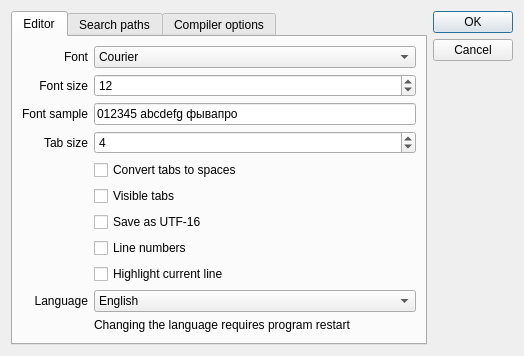
<?xml version="1.0" encoding="UTF-8"?>
<ui version="4.0">
 <class>PZST::PreferencesDialog</class>
 <widget class="QDialog" name="PreferencesDialog">
  <property name="geometry">
   <rect>
    <x>0</x>
    <y>0</y>
    <width>524</width>
    <height>338</height>
   </rect>
  </property>
  <property name="windowTitle">
   <string>Preferences</string>
  </property>
  <property name="windowIcon">
   <iconset resource="PZST.qrc">
    <normaloff>:/Icons/configure.png</normaloff>:/Icons/configure.png</iconset>
  </property>
  <layout class="QHBoxLayout" name="horizontalLayout">
   <item>
    <widget class="QTabWidget" name="tabWidget">
     <property name="currentIndex">
      <number>0</number>
     </property>
     <widget class="QWidget" name="tabWidgetPage1">
      <attribute name="title">
       <string>Editor</string>
      </attribute>
      <layout class="QGridLayout" name="gridLayout">
       <item row="0" column="0">
        <widget class="QLabel" name="label">
         <property name="text">
          <string>Font</string>
         </property>
         <property name="alignment">
          <set>Qt::AlignRight|Qt::AlignTrailing|Qt::AlignVCenter</set>
         </property>
        </widget>
       </item>
       <item row="0" column="1">
        <widget class="QFontComboBox" name="fontName">
         <property name="editable">
          <bool>false</bool>
         </property>
         <property name="fontFilters">
          <set>QFontComboBox::MonospacedFonts|QFontComboBox::ScalableFonts</set>
         </property>
        </widget>
       </item>
       <item row="1" column="1">
        <widget class="QSpinBox" name="fontSize">
         <property name="minimum">
          <number>8</number>
         </property>
         <property name="maximum">
          <number>24</number>
         </property>
         <property name="value">
          <number>12</number>
         </property>
        </widget>
       </item>
       <item row="1" column="0">
        <widget class="QLabel" name="label_2">
         <property name="text">
          <string>Font size</string>
         </property>
         <property name="alignment">
          <set>Qt::AlignRight|Qt::AlignTrailing|Qt::AlignVCenter</set>
         </property>
        </widget>
       </item>
       <item row="12" column="1">
        <spacer name="verticalSpacer">
         <property name="orientation">
          <enum>Qt::Vertical</enum>
         </property>
         <property name="sizeHint" stdset="0">
          <size>
           <width>20</width>
           <height>40</height>
          </size>
         </property>
        </spacer>
       </item>
       <item row="2" column="1">
        <widget class="QLineEdit" name="fontSample">
         <property name="text">
          <string>012345 abcdefg фывапро</string>
         </property>
        </widget>
       </item>
       <item row="2" column="0">
        <widget class="QLabel" name="label_3">
         <property name="text">
          <string>Font sample</string>
         </property>
         <property name="alignment">
          <set>Qt::AlignRight|Qt::AlignTrailing|Qt::AlignVCenter</set>
         </property>
        </widget>
       </item>
       <item row="3" column="1">
        <widget class="QSpinBox" name="tabSize">
         <property name="minimum">
          <number>2</number>
         </property>
         <property name="maximum">
          <number>20</number>
         </property>
         <property name="value">
          <number>4</number>
         </property>
        </widget>
       </item>
       <item row="3" column="0">
        <widget class="QLabel" name="label_4">
         <property name="text">
          <string>Tab size</string>
         </property>
         <property name="alignment">
          <set>Qt::AlignRight|Qt::AlignTrailing|Qt::AlignVCenter</set>
         </property>
        </widget>
       </item>
       <item row="4" column="1">
        <widget class="QCheckBox" name="tabsToSpaces">
         <property name="text">
          <string>Convert tabs to spaces</string>
         </property>
        </widget>
       </item>
       <item row="5" column="1">
        <widget class="QCheckBox" name="tabsVisible">
         <property name="text">
          <string>Visible tabs</string>
         </property>
        </widget>
       </item>
       <item row="10" column="1">
        <widget class="QComboBox" name="language">
         <item>
          <property name="text">
           <string>English</string>
          </property>
         </item>
         <item>
          <property name="text">
           <string>Russian</string>
          </property>
         </item>
        </widget>
       </item>
       <item row="10" column="0">
        <widget class="QLabel" name="label_6">
         <property name="text">
          <string>Language</string>
         </property>
         <property name="alignment">
          <set>Qt::AlignRight|Qt::AlignTrailing|Qt::AlignVCenter</set>
         </property>
        </widget>
       </item>
       <item row="11" column="1">
        <widget class="QLabel" name="label_7">
         <property name="text">
          <string>Changing the language requires program restart</string>
         </property>
        </widget>
       </item>
       <item row="6" column="1">
        <widget class="QCheckBox" name="UTF16">
         <property name="text">
          <string>Save as UTF-16</string>
         </property>
        </widget>
       </item>
       <item row="8" column="1">
        <widget class="QCheckBox" name="lineNumbers">
         <property name="text">
          <string>Line numbers</string>
         </property>
        </widget>
       </item>
       <item row="9" column="1">
        <widget class="QCheckBox" name="curLine">
         <property name="text">
          <string>Highlight current line</string>
         </property>
        </widget>
       </item>
      </layout>
     </widget>
     <widget class="QWidget" name="tab">
      <attribute name="title">
       <string>Search paths</string>
      </attribute>
      <layout class="QHBoxLayout" name="horizontalLayout_2">
       <item>
        <widget class="QListWidget" name="searchPaths"/>
       </item>
       <item>
        <widget class="QWidget" name="widget" native="true">
         <layout class="QVBoxLayout" name="verticalLayout_2">
          <item>
           <widget class="QPushButton" name="pathAdd">
            <property name="text">
             <string>Add</string>
            </property>
           </widget>
          </item>
          <item>
           <widget class="QPushButton" name="pathRemove">
            <property name="text">
             <string>Remove</string>
            </property>
           </widget>
          </item>
          <item>
           <spacer name="verticalSpacer_2">
            <property name="orientation">
             <enum>Qt::Vertical</enum>
            </property>
            <property name="sizeHint" stdset="0">
             <size>
              <width>20</width>
              <height>40</height>
             </size>
            </property>
           </spacer>
          </item>
         </layout>
        </widget>
       </item>
      </layout>
     </widget>
     <widget class="QWidget" name="tab_2">
      <attribute name="title">
       <string>Compiler options</string>
      </attribute>
      <layout class="QGridLayout" name="gridLayout_3">
       <item row="17" column="0" rowspan="2" colspan="3">
        <spacer name="verticalSpacer_3">
         <property name="orientation">
          <enum>Qt::Vertical</enum>
         </property>
         <property name="sizeHint" stdset="0">
          <size>
           <width>20</width>
           <height>40</height>
          </size>
         </property>
        </spacer>
       </item>
       <item row="13" column="1">
        <widget class="QCheckBox" name="genInfo">
         <property name="text">
          <string>Generate Info messages</string>
         </property>
        </widget>
       </item>
       <item row="12" column="1">
        <widget class="QCheckBox" name="genWarnings">
         <property name="text">
          <string>Generate Warning messages</string>
         </property>
        </widget>
       </item>
       <item row="11" column="1">
        <widget class="QCheckBox" name="nonParallaxExt">
         <property name="text">
          <string>Non-Parallax compatible extensions</string>
         </property>
        </widget>
       </item>
       <item row="9" column="1">
        <widget class="QCheckBox" name="fastConstants">
         <property name="text">
          <string>Fast Constants</string>
         </property>
        </widget>
       </item>
       <item row="8" column="1">
        <widget class="QCheckBox" name="genericSafe">
         <property name="text">
          <string>Generic &quot;Safe&quot; optimizations</string>
         </property>
        </widget>
       </item>
       <item row="7" column="1">
        <widget class="QCheckBox" name="foldUnary">
         <property name="text">
          <string>Fold Constant/Unary pairs</string>
         </property>
        </widget>
       </item>
       <item row="6" column="1">
        <widget class="QCheckBox" name="eliminateUnused">
         <property name="text">
          <string>Eliminate unused SPIN methods</string>
         </property>
        </widget>
       </item>
       <item row="5" column="1">
        <widget class="QCheckBox" name="foldConstants">
         <property name="text">
          <string>Fold constants</string>
         </property>
        </widget>
       </item>
       <item row="1" column="0">
        <widget class="QLabel" name="label_5">
         <property name="text">
          <string>Port</string>
         </property>
         <property name="alignment">
          <set>Qt::AlignRight|Qt::AlignTrailing|Qt::AlignVCenter</set>
         </property>
        </widget>
       </item>
       <item row="1" column="1">
        <widget class="QComboBox" name="portName">
         <property name="editable">
          <bool>true</bool>
         </property>
        </widget>
       </item>
       <item row="0" column="0">
        <widget class="QLabel" name="label_8">
         <property name="text">
          <string>Encoding</string>
         </property>
        </widget>
       </item>
       <item row="0" column="1">
        <widget class="QComboBox" name="encoding"/>
       </item>
      </layout>
     </widget>
    </widget>
   </item>
   <item>
    <widget class="QDialogButtonBox" name="buttonBox">
     <property name="orientation">
      <enum>Qt::Vertical</enum>
     </property>
     <property name="standardButtons">
      <set>QDialogButtonBox::Cancel|QDialogButtonBox::Ok</set>
     </property>
    </widget>
   </item>
  </layout>
 </widget>
 <resources>
  <include location="PZST.qrc"/>
 </resources>
 <connections>
  <connection>
   <sender>buttonBox</sender>
   <signal>accepted()</signal>
   <receiver>PreferencesDialog</receiver>
   <slot>accept()</slot>
   <hints>
    <hint type="sourcelabel">
     <x>248</x>
     <y>254</y>
    </hint>
    <hint type="destinationlabel">
     <x>157</x>
     <y>274</y>
    </hint>
   </hints>
  </connection>
  <connection>
   <sender>buttonBox</sender>
   <signal>rejected()</signal>
   <receiver>PreferencesDialog</receiver>
   <slot>reject()</slot>
   <hints>
    <hint type="sourcelabel">
     <x>316</x>
     <y>260</y>
    </hint>
    <hint type="destinationlabel">
     <x>286</x>
     <y>274</y>
    </hint>
   </hints>
  </connection>
 </connections>
</ui>
